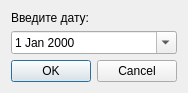
<?xml version="1.0" encoding="UTF-8"?>
<ui version="4.0">
 <class>GetDate</class>
 <widget class="QDialog" name="GetDate">
  <property name="geometry">
   <rect>
    <x>0</x>
    <y>0</y>
    <width>174</width>
    <height>86</height>
   </rect>
  </property>
  <property name="windowTitle">
   <string>Ввод даты</string>
  </property>
  <layout class="QVBoxLayout" name="verticalLayout">
   <item>
    <widget class="QLabel" name="label">
     <property name="text">
      <string>Введите дату:</string>
     </property>
    </widget>
   </item>
   <item>
    <widget class="QDateEdit" name="dateEdit">
     <property name="calendarPopup">
      <bool>true</bool>
     </property>
    </widget>
   </item>
   <item>
    <widget class="QDialogButtonBox" name="buttonBox">
     <property name="standardButtons">
      <set>QDialogButtonBox::Cancel|QDialogButtonBox::Ok</set>
     </property>
    </widget>
   </item>
  </layout>
 </widget>
 <resources/>
 <connections>
  <connection>
   <sender>buttonBox</sender>
   <signal>accepted()</signal>
   <receiver>GetDate</receiver>
   <slot>accept()</slot>
   <hints>
    <hint type="sourcelabel">
     <x>86</x>
     <y>65</y>
    </hint>
    <hint type="destinationlabel">
     <x>86</x>
     <y>42</y>
    </hint>
   </hints>
  </connection>
  <connection>
   <sender>buttonBox</sender>
   <signal>rejected()</signal>
   <receiver>GetDate</receiver>
   <slot>reject()</slot>
   <hints>
    <hint type="sourcelabel">
     <x>86</x>
     <y>65</y>
    </hint>
    <hint type="destinationlabel">
     <x>86</x>
     <y>42</y>
    </hint>
   </hints>
  </connection>
 </connections>
</ui>
